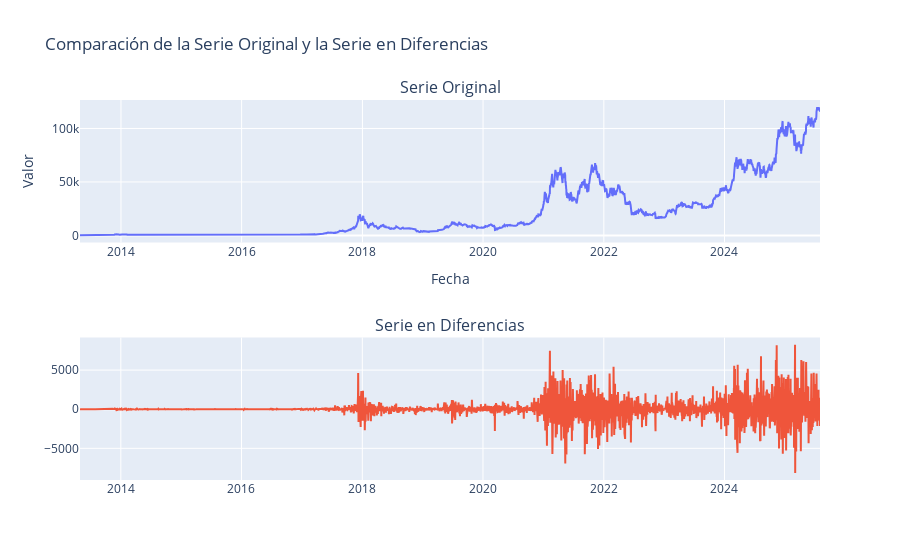

Notebook cell for this chart:
### Code cell
from plotly.subplots import make_subplots

import plotly.graph_objects as go

# Crear subplots con dos gráficos uno encima del otro

fig = make_subplots(rows=2, cols=1, subplot_titles=("Serie Original", "Serie en Diferencias"))

# Agregar la serie original al primer gráfico
fig.add_trace(go.Scatter(x=y.index, y=y, mode='lines', name="Serie Original"), row=1, col=1)

# Agregar la serie en diferencias al segundo gráfico
fig.add_trace(go.Scatter(x=y_diff.index, y=y_diff, mode='lines', name="Serie en Diferencias"), row=2, col=1)

# Configurar el diseño del gráfico
fig.update_layout(
    title_text="Comparación de la Serie Original y la Serie en Diferencias",
    xaxis_title="Fecha",
    yaxis_title="Valor",
    showlegend=False
)

fig.show()

### Figure 1 — Plotly figure (JSON) as saved in the notebook; plotly's stock layout.template omitted (floating-point values rounded to 4 significant figures; data arrays with more than 128 entries replaced by an {"elided": "..."} marker saying what was removed)
{"data": [{"mode": "lines", "name": "Serie Original", "type": "scatter", "x": {"elided": "4479 str values"}, "xaxis": "x", "y": {"elided": "4479 float values"}, "yaxis": "y"}, {"mode": "lines", "name": "Serie en Diferencias", "type": "scatter", "x": {"elided": "4478 str values"}, "xaxis": "x2", "y": {"elided": "4478 float values"}, "yaxis": "y2"}], "layout": {"annotations": [{"font": {"size": 16}, "showarrow": false, "text": "Serie Original", "x": 0.5, "xanchor": "center", "xref": "paper", "y": 1, "yanchor": "bottom", "yref": "paper"}, {"font": {"size": 16}, "showarrow": false, "text": "Serie en Diferencias", "x": 0.5, "xanchor": "center", "xref": "paper", "y": 0.375, "yanchor": "bottom", "yref": "paper"}], "showlegend": false, "title": {"text": "Comparación de la Serie Original y la Serie en Diferencias"}, "xaxis": {"anchor": "y", "domain": [0, 1], "title": {"text": "Fecha"}}, "xaxis2": {"anchor": "y2", "domain": [0, 1]}, "yaxis": {"anchor": "x", "domain": [0.625, 1], "title": {"text": "Valor"}}, "yaxis2": {"anchor": "x2", "domain": [0, 0.375]}}}
